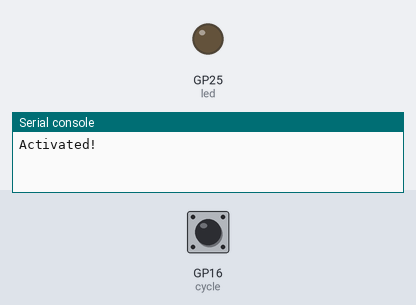
Recording of a program running on a simulated Raspberry Pi Pico running CircuitPython. Parts: output pins drawn as LEDs (lit = HIGH), the last lines printed to the serial console. Dashed ring = blinking. Inputs (shaded band) come from the test bench; at power-on: GP16 (cycle) LOW. USB keyboard and mouse output is not drawn.

Above: at 1.2 s.
1.3 s: GP16 (cycle) pulled HIGH for 0.15 s
At 1.37 s:
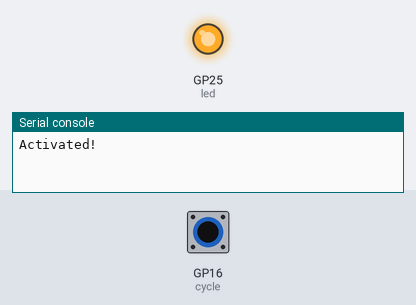
2.9 s: GP16 (cycle) pulled HIGH for 3.2 s
At 6.9 s:
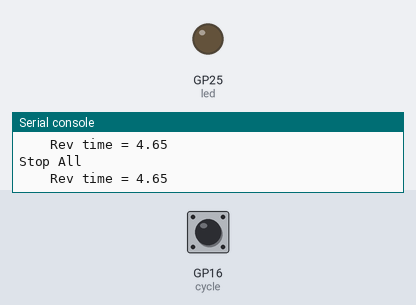
7.6 s: GP16 (cycle) pulsed HIGH 2 times (0.12 s each, 0.3 s apart)
At 7.66 s:
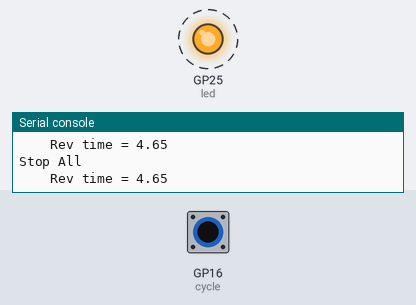
Timing chart, 0 to 10.6 s (numbered marks = the images above; inputs shaded):
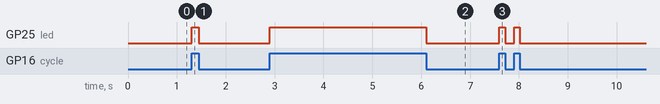

Measured:
- after the input at 1.3 s, GP25 (led): LOW → HIGH at once, → LOW 0.15 s later
- after the input at 2.9 s, GP25 (led): LOW → HIGH at once, → LOW 3.2 s later
- after the input at 7.6 s, GP25 (led): alternates HIGH for 0.12 s and LOW for 0.18 s, 4 changes in all, then stays LOW, starting at once

The program:

code.py
```python
import time
import board
import digitalio
import usb_hid
from adafruit_hid.keyboard import Keyboard
from adafruit_hid.keycode import Keycode


# Settings in SPR (Seconds Per Revolution)
run_speed = 0.99 # Anything lower adds SHIFT
stop_speed = 1.6 # Anything slower unpresses keys


# Setup keyboard
keyboard = Keyboard(usb_hid.devices)


# Setup switch input
cycle = digitalio.DigitalInOut(board.GP16)
cycle.direction = digitalio.Direction.INPUT
cycle.pull = digitalio.Pull.DOWN


# Setup LED
led = digitalio.DigitalInOut(board.LED)
led.direction = digitalio.Direction.OUTPUT


# Track last loop time
trigger_active = False
trigger_time = time.monotonic()


# Track keys
holdingW = False
holdingSHIFT = False

print('Activated!')

while True:
    loop_time = time.monotonic()
    rev_time = loop_time - trigger_time

    # Circuit closed!
    if cycle.value:
        trigger_active = True
        led.value = True
        #print("Closed circuit! " + str(loop_time))

    # Circuit broken! Start actions.
    elif trigger_active == True:
        trigger_active = False
        led.value = False
        trigger_time = loop_time

        if not holdingSHIFT and rev_time <= run_speed:
            holdingSHIFT = True
            keyboard.press(Keycode.SHIFT)
            print("Hold SHIFT")

        if not holdingW:
            holdingW = True
            keyboard.press(Keycode.W)
            print("Hold W")

        print("    Rev time = " + str(rev_time))


    # Timeout - full stop
    if holdingW and rev_time >= stop_speed:
        keyboard.release_all()
        holdingW = False
        holdingSHIFT = False
        print("Stop All")
        print("    Rev time = " + str(rev_time))

    # Timeout - stop running
    if holdingSHIFT and rev_time > run_speed:
        keyboard.release(Keycode.SHIFT)
        holdingSHIFT = False
        print("Stop SHIFT")
        print("    Rev time = " + str(rev_time))
```
